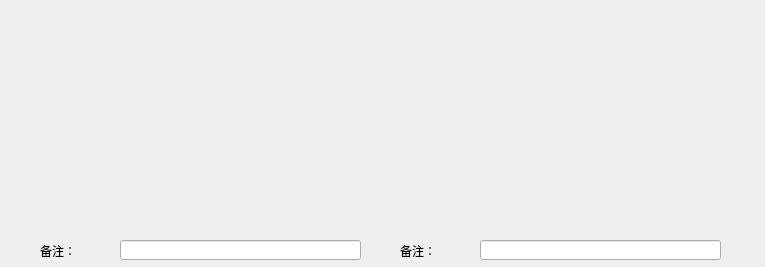
<?xml version="1.0" encoding="UTF-8"?>
<ui version="4.0">
 <class>Image</class>
 <widget class="QWidget" name="Image">
  <property name="geometry">
   <rect>
    <x>0</x>
    <y>0</y>
    <width>765</width>
    <height>267</height>
   </rect>
  </property>
  <property name="windowTitle">
   <string>Form</string>
  </property>
  <widget class="QLabel" name="image1">
   <property name="geometry">
    <rect>
     <x>43</x>
     <y>30</y>
     <width>331</width>
     <height>181</height>
    </rect>
   </property>
   <property name="text">
    <string/>
   </property>
  </widget>
  <widget class="QLineEdit" name="remark1">
   <property name="geometry">
    <rect>
     <x>120</x>
     <y>240</y>
     <width>241</width>
     <height>20</height>
    </rect>
   </property>
   <property name="text">
    <string/>
   </property>
  </widget>
  <widget class="QLabel" name="label_2">
   <property name="geometry">
    <rect>
     <x>40</x>
     <y>240</y>
     <width>61</width>
     <height>21</height>
    </rect>
   </property>
   <property name="text">
    <string>备注：</string>
   </property>
  </widget>
  <widget class="QLabel" name="image2">
   <property name="geometry">
    <rect>
     <x>400</x>
     <y>30</y>
     <width>331</width>
     <height>181</height>
    </rect>
   </property>
   <property name="text">
    <string/>
   </property>
  </widget>
  <widget class="QLabel" name="label">
   <property name="geometry">
    <rect>
     <x>400</x>
     <y>240</y>
     <width>71</width>
     <height>21</height>
    </rect>
   </property>
   <property name="text">
    <string>备注：</string>
   </property>
  </widget>
  <widget class="QLineEdit" name="remark2">
   <property name="geometry">
    <rect>
     <x>480</x>
     <y>240</y>
     <width>241</width>
     <height>20</height>
    </rect>
   </property>
  </widget>
 </widget>
 <resources/>
 <connections/>
</ui>
